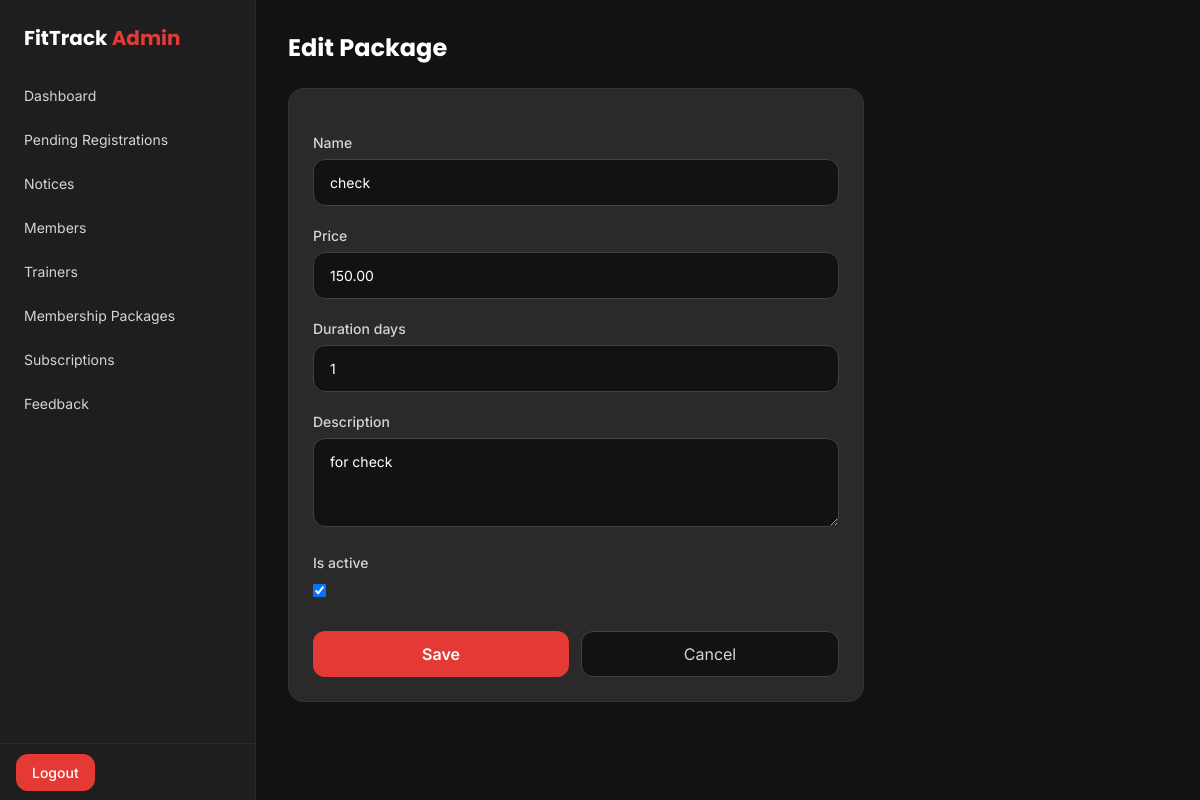
Screenshot of /management/packages/3/edit/ (signed in) with the database file from the repository.
### app/models.py (models this page shows, shortened)
class MembershipPackage(models.Model):
    name = models.CharField(max_length=100)
    price = models.DecimalField(max_digits=8, decimal_places=2)
    duration_days = models.PositiveIntegerField(help_text="e.g. 30 for monthly, 365 for yearly")
    description = models.TextField(blank=True)
    is_active = models.BooleanField(default=True, help_text="Uncheck to stop offering this package")
    class Meta:
        ordering = ['price']

### adminpanel/views.py (the view)
# urls.py: path('packages/<int:package_id>/edit/', views.admin_package_edit, name='admin_package_edit'),
@staff_required
def admin_package_edit(request, package_id):
    package = get_object_or_404(MembershipPackage, id=package_id)
    if request.method == 'POST':
        form = MembershipPackageForm(request.POST, instance=package)
        if form.is_valid():
            form.save()
            messages.success(request, "Package updated.")
            return redirect('admin_packages')
    else:
        form = MembershipPackageForm(instance=package)
    return render(request, 'adminpanel/package_form.html', {'form': form, 'title': 'Edit Package'})

### app/forms.py
class MembershipPackageForm(forms.ModelForm):
    class Meta:
        model = MembershipPackage
        fields = ['name', 'price', 'duration_days', 'description', 'is_active']
        widgets = {
            'name': forms.TextInput(attrs={'class': 'admin-input'}),
            'price': forms.NumberInput(attrs={'class': 'admin-input'}),
            'duration_days': forms.NumberInput(attrs={'class': 'admin-input'}),
            'description': forms.Textarea(attrs={'class': 'admin-input', 'rows': 3}),
        }

### adminpanel/templates/adminpanel/package_form.html (shortened to what this page needs)
{% extends 'adminpanel/base.html' %}
{% block content %}
<h1 class="font-display text-2xl font-bold mb-6">{{ title }}</h1>
<div class="bg-dark-card border border-white/5 rounded-2xl p-6 max-w-xl">
    <form method="post" enctype="multipart/form-data" class="space-y-5">
        {% for field in form %}
        <div>
            <label class="block text-sm font-medium text-gray-300 mb-1.5">{{ field.label }}</label>
            {{ field }}
        </div>
        {% endfor %}
        <div class="flex gap-3 pt-2">
            <button type="submit" class="flex-1 bg-primary hover:bg-red-600 text-white font-semibold py-2.5 rounded-xl transition-colors">Save</button>
            <a href="{% url 'admin_packages' %}" class="flex-1 text-center bg-dark-bg border border-dark-secondary text-gray-300 hover:text-white py-2.5 rounded-xl transition-colors">Cancel</a>
        </div>
    </form>
</div>
{% endblock %}

### adminpanel/templates/adminpanel/base.html (style rules this page uses)
.admin-input { width: 100%; background-color: #121212; border: 1px solid #424242; color: #fff; border-radius: 0.75rem; padding: 0.75rem 1rem; font-size: 0.875rem; }

### rows the page displays
MembershipPackage: form "check" "150.00" "1" "for check" "☑"

### other values shown
{{ title }} "Edit Package"
{{ field.label }} "Name" "Price" "Duration days" "Description" "Is active"
